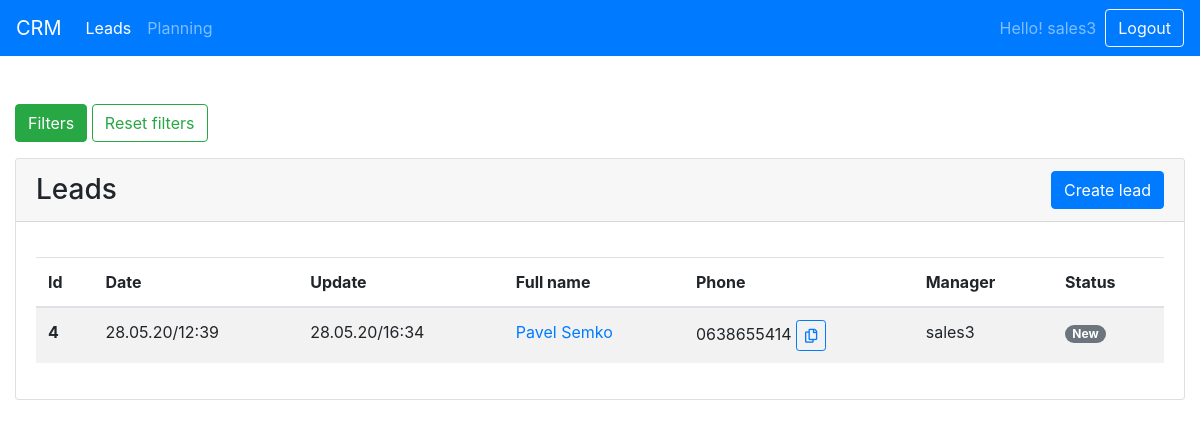
Page / (signed in) on the earlier database version.
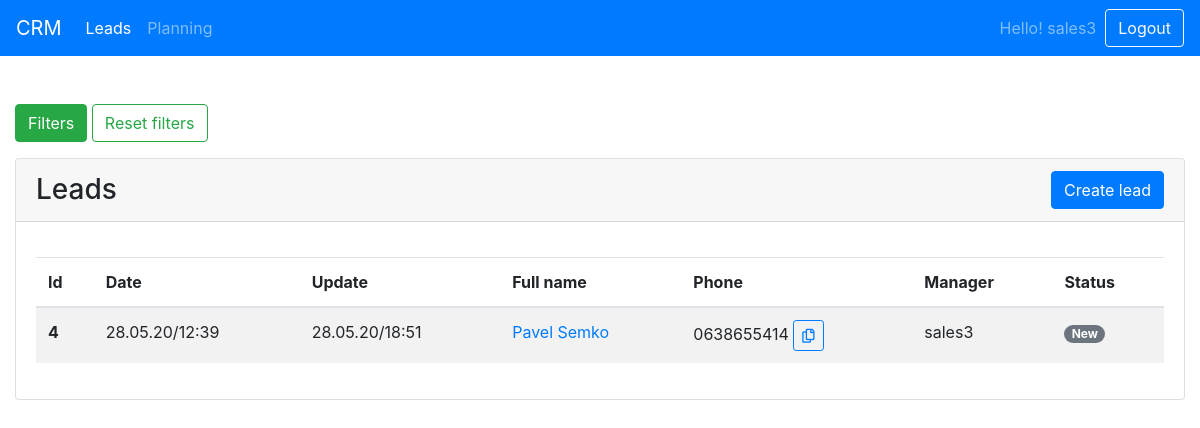
Same page on the later database version.
### account/models.py (models this page shows, shortened)
class Leads(models.Model):
    STATUSES_TYPES = (
        ('new', 'New'),
        ('account fixing', 'Account fixing'),
        ('not interested', 'Not interested'),
        ('deposit', 'Deposit'),
        ('registered', 'Registered'),
        ('waiting', 'Waiting'),
        ('sales work', 'Sales work'),
    )
    date = models.DateTimeField(auto_now_add=True,blank=True,null=True)
    update = models.DateTimeField(auto_now_add=True,blank=True,null=True)
    full_name=models.CharField(max_length=100)
    phone=models.CharField(max_length=20)
    about_client=models.TextField(max_length=1000,blank=True)
    source=models.TextField(max_length=1000,blank=True)
    manager= models.ForeignKey(settings.AUTH_USER_MODEL,on_delete=models.SET_NULL,null=True,blank=True,related_name='lead_manager')
    status = models.CharField(max_length=25, choices=STATUSES_TYPES, default='new')
    class Meta:
        get_latest_by = ['id']

class User(AbstractUser):
    ADMIN = 'ADM'
    CLOSER = 'CLS'
    SALES = 'SLS'
    EMPLOYEE_TYPES = (
        (SALES, 'sales'),
        (CLOSER, 'closer'),
        (ADMIN, 'admin'),
    )
    role = models.CharField(max_length=25, choices=EMPLOYEE_TYPES,default='SLS')
    telegram = models.CharField(max_length=30)
    closer = models.ForeignKey('self',on_delete=models.SET_NULL, null=True,blank=True)

### account/views.py (the view, shortened to what this page needs)
# urls.py: 2. Add a URL to urlpatterns:  path('', views.home, name='home')
@login_required(login_url='login/')
def home(request):
    SLS = User.objects.filter(role="SLS")
    CLS = User.objects.filter(role="CLS")
    filter= json.loads(json.dumps(request.GET))
    if(request.GET.get('page')):
        del filter['page']
    filter_url=urllib.parse.urlencode(filter)
    if(request.user.role=="ADM"):
        leads = Leads.objects.filter(**filter)
    elif(request.user.role=="SLS"):
        filter['manager']=request.user.id
        leads = Leads.objects.filter(**filter)
    elif(request.user.role=="CLS"):
        filter['manager__closer']=request.user.id
        leads = Leads.objects.filter(**filter)
    leads=leads.order_by('-id')
    page = request.GET.get('page', 1)
    paginator = Paginator(leads, 100)
    try:
        leads = paginator.page(page)
    except PageNotAnInteger:
        leads = paginator.page(1)
    except EmptyPage:
        leads = paginator.page(paginator.num_pages)
    return render(request, 'index.html',{
        'leads':leads,
        'filter_url':filter_url,
        'SLS':SLS,
        'CLS':CLS,
        'get':filter,
        'active': 'home',
        'start':request.GET.get('start'),
        'end':request.GET.get('end'),
         })

### account/templates/index.html (shortened to what this page needs)
{% extends 'base.html' %}
{% block page %}
    <div class="container-fluid">
    <div class="row">
        <div class="col">
        <p>
  <button class="btn btn-success" type="button" data-toggle="collapse" data-target="#collapseExample" aria-expanded="false" aria-controls="collapseExample">
  Filters
  </button> <a href="/" class="btn  btn-outline-success" >
  Reset filters
  </a>
</p>
           <div class="card">
  <div class="card-header row align-items-center justify-content-between" style="margin: 0 0 15px 0"><h3 style="margin: 0">
      Leads
  </h3>
<button type="button" class="btn btn-primary" data-toggle="modal" data-target="#exampleModal">
Create lead</button>
  </div>
  <div class="card-body">
      <table class="table table-striped">
  <thead>
    <tr>
      <th scope="col">Id</th>
      <th scope="col">Date</th>
      <th scope="col">Update</th>
      <th scope="col">Full name</th>
      <th scope="col">Phone</th>
      <th scope="col">Manager</th>
              <th scope="col">Status</th>
    </tr>
  </thead>
  <tbody>
  {% for lead in leads %}
    <tr>
      <th >{{ lead.id }}</th>
      <td>{{ lead.date|date:"d.m.y/H:i" }}</td>
      <td>{{ lead.update|date:"d.m.y/H:i" }}</td>
      <td><a href="lead/{{ lead.id }}">{{lead.full_name}}</a></td>
      <td><span class="text">{{lead.phone}}</span> <button class="copy btn btn-outline-primary btn-sm"><i class="far fa-copy"></i></button></td>
      <td>{{lead.manager}}</td>
      <td>
          <span class="badge badge-pill
           {% if lead.status == "new" %}
           badge-secondary
           {% elif lead.status == 'account fixing'%}
            badge-warning
{% elif lead.status == 'not interested'%}
badge-danger
{% elif lead.status == 'deposit'%}
badge-success
{% elif lead.status == 'registered'%}
badge-primary
{% elif lead.status == 'waiting'%}
badge-info
{% elif lead.status == 'sales work'%}
badge-dark
{% endif %}
" style="text-transform: capitalize"> {{lead.status}}</span>
      </td>
    </tr>
{% endfor %}
  </tbody>
</table>
  </div>
</div>
        </div>
    </div>
    </div>
    <br>
    <link rel="stylesheet" href="/static/css/bootstrap-datepicker3.min.css">
{% endblock %}

Differences in the rows shown:
changed Leads "Pavel Semko": update "28.05.20/16:34" → "28.05.20/18:51"
